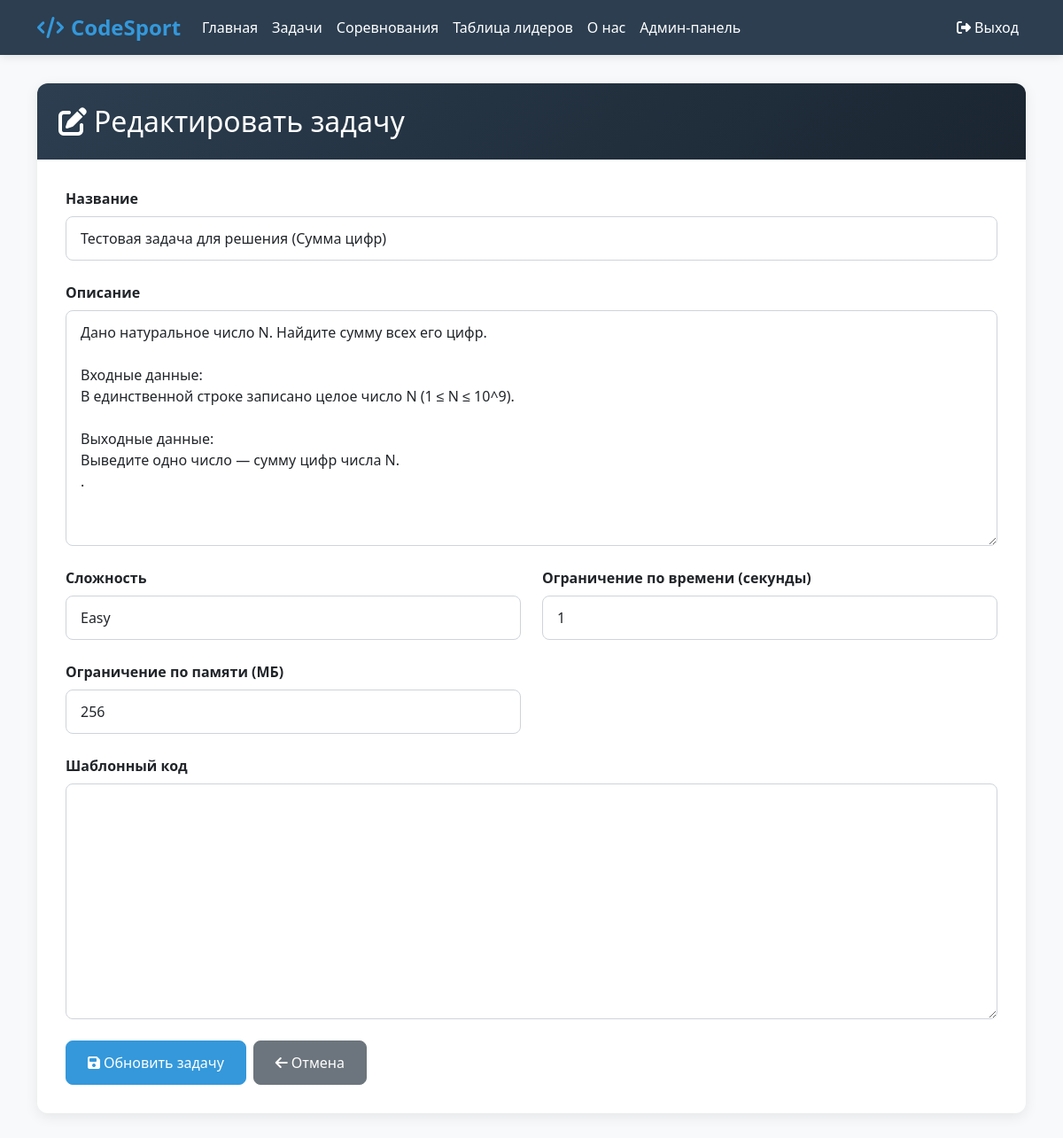
The page /control-panel/edit-problem/3/ (signed in) on the database its author committed.
### LearnApp/models.py (models this page shows, shortened)
class Problem(models.Model):
    DIFFICULTY_CHOICES = [
        ('easy', 'Easy'),
        ('medium', 'Medium'),
        ('hard', 'Hard'),
    ]
    title = models.CharField(max_length=200)
    description = models.TextField()
    author = models.ForeignKey(User, on_delete=models.CASCADE)
    created_at = models.DateTimeField(auto_now_add=True)
    difficulty = models.CharField(max_length=10, choices=DIFFICULTY_CHOICES)
    time_limit = models.IntegerField(default=1, help_text="Time limit in seconds")
    memory_limit = models.IntegerField(default=256, help_text="Memory limit in MB")
    template_code = models.TextField(blank=True, help_text="Initial code template for users")

### LearnApp/views.py (the view)
# urls.py: path('control-panel/edit-problem/<int:problem_id>/', views.edit_problem, name='edit_problem'),
@login_required
def edit_problem(request, problem_id):
    if not is_support_official(request.user):
        raise PermissionDenied("Access denied")
    problem = get_object_or_404(Problem, id=problem_id)
    if request.method == 'POST':
        form = ProblemForm(request.POST, instance=problem)
        if form.is_valid():
            form.save()
            messages.success(request, 'Problem updated successfully!')
            return redirect('admin_panel')  # This will use the new URL name
    else:
        form = ProblemForm(instance=problem)
    return render(request, 'main/edit_problem.html', {
        'form': form,
        'problem': problem
    })

### LearnApp/forms.py
class ProblemForm(forms.ModelForm):
    class Meta:
        model = Problem
        fields = ['title', 'description', 'difficulty', 'time_limit', 'memory_limit', 'template_code']
        widgets = {
            'description': forms.Textarea(attrs={'rows': 10, 'class': 'form-control'}),
            'title': forms.TextInput(attrs={'class': 'form-control'}),
            'difficulty': forms.Select(attrs={'class': 'form-control'}),
            'time_limit': forms.NumberInput(attrs={'class': 'form-control'}),
            'memory_limit': forms.NumberInput(attrs={'class': 'form-control'}),
            'template_code': forms.Textarea(attrs={'rows': 10, 'class': 'form-control code-editor'}),
        }

### LearnApp/views.py (called while the page is built)
def is_support_official(user):
    return user.username == 'CodeSupportOfficial'

### templates/main/edit_problem.html (shortened to what this page needs)
<!DOCTYPE html>
<html lang="ru">
<head>
    <link href="https://cdn.jsdelivr.net/npm/bootstrap@5.3.0/dist/css/bootstrap.min.css" rel="stylesheet">
    <link rel="stylesheet" href="https://cdnjs.cloudflare.com/ajax/libs/font-awesome/6.4.0/css/all.min.css">
</head>
<body>
    <nav class="navbar navbar-expand-lg navbar-dark sticky-top">
        <div class="container">
            <a class="navbar-brand" href="{% url 'home' %}">
                <i class="fas fa-code me-2"></i>CodeSport
            </a>
            <div class="collapse navbar-collapse" id="navbarNav">
                <ul class="navbar-nav me-auto">
                    <li class="nav-item"><a class="nav-link" href="{% url 'home' %}">Главная</a></li>
                    <li class="nav-item"><a class="nav-link" href="{% url 'problems' %}">Задачи</a></li>
                    <li class="nav-item"><a class="nav-link" href="{% url 'contests' %}">Соревнования</a></li>
                    <li class="nav-item"><a class="nav-link" href="{% url 'leaderboard' %}">Таблица лидеров</a></li>
                    <li class="nav-item"><a class="nav-link" href="{% url 'about' %}">О нас</a></li>
                    {% if user.username == 'CodeSupportOfficial' %}
                    <li class="nav-item"><a class="nav-link active" href="{% url 'admin_panel' %}">Админ-панель</a></li>
                    {% endif %}
                </ul>
                <ul class="navbar-nav">
                    <li class="nav-item">
                        <a class="nav-link" href="{% url 'logout' %}">
                            <i class="fas fa-sign-out-alt me-1"></i>Выход
                        </a>
                    </li>
                </ul>
            </div>
        </div>
    </nav>
    <div class="container">
        <div class="edit-container">
            <div class="edit-header">
                <h2 class="mb-0">
                    <i class="fas fa-edit me-2"></i>Редактировать задачу
                </h2>
            </div>
            <div class="edit-body">
                <form method="POST">
                    <div class="form-group">
                        <label for="id_title">Название</label>
                        {{ form.title }}
                    </div>
                    <div class="form-group">
                        <label for="id_description">Описание</label>
                        {{ form.description }}
                    </div>
                    <div class="row">
                        <div class="col-md-6">
                            <div class="form-group">
                                <label for="id_difficulty">Сложность</label>
                                {{ form.difficulty }}
                            </div>
                        </div>
                        <div class="col-md-6">
                            <div class="form-group">
                                <label for="id_time_limit">Ограничение по времени (секунды)</label>
                                {{ form.time_limit }}
                            </div>
                        </div>
                    </div>
                    <div class="row">
                        <div class="col-md-6">
                            <div class="form-group">
                                <label for="id_memory_limit">Ограничение по памяти (МБ)</label>
                                {{ form.memory_limit }}
                            </div>
                        </div>
                    </div>
                    <div class="form-group">
                        <label for="id_template_code">Шаблонный код</label>
                        {{ form.template_code }}
                    </div>
                    <div class="d-flex gap-2 mt-4">
                        <button type="submit" class="btn btn-primary">
                            <i class="fas fa-save me-1"></i>Обновить задачу
                        </button>
                        <a href="{% url 'admin_panel' %}" class="btn btn-secondary">
                            <i class="fas fa-arrow-left me-1"></i>Отмена
                        </a>
                    </div>
                </form>
            </div>
        </div>
    </div>
</body>
</html>

### templates/main/edit_problem.html (style rules this page uses)
:root { --primary: #3498db; --secondary: #2c3e50; --accent: #e74c3c; --light: #ecf0f1; --dark: #2c3e50; --success: #2ecc71; --warning: #f39c12; }
body { font-family: 'Segoe UI', Tahoma, Geneva, Verdana, sans-serif; background-color: #f8f9fa; padding-bottom: 3rem; }
.navbar { background-color: var(--secondary); box-shadow: 0 2px 10px rgba(0, 0, 0, 0.1); }
.navbar-brand { font-weight: 700; color: var(--primary) !important; font-size: 1.5rem; }
.nav-link { color: white !important; font-weight: 500; }
.edit-container { background: white; border-radius: 12px; box-shadow: 0 4px 15px rgba(0,0,0,0.08); margin-top: 2rem; overflow: hidden; }
.edit-header { background: linear-gradient(135deg, var(--secondary) 0%, #1a2530 100%); color: white; padding: 1.5rem; }
.edit-body { padding: 2rem; }
.form-group { margin-bottom: 1.5rem; }
.form-group label { font-weight: 600; margin-bottom: 0.5rem; display: block; }
.form-control { border-radius: 8px; border: 1px solid #ced4da; padding: 0.75rem 1rem; }
.btn-primary { background-color: var(--primary); border-color: var(--primary); padding: 0.75rem 1.5rem; border-radius: 8px; }
.btn-secondary { padding: 0.75rem 1.5rem; border-radius: 8px; }

### rows shown on the page
Problem: title "Тестовая задача для решения (Сумма цифр)", description "Дано натуральное число N. Найдите сумму всех его цифр. Входные данные: В единственной строке записано целое число N (1 ≤ N ≤ 10^9). Выходные данные: Выведите одно число — сумму цифр числа N. .", difficulty "Easy", time_limit "1", memory_limit "256"
